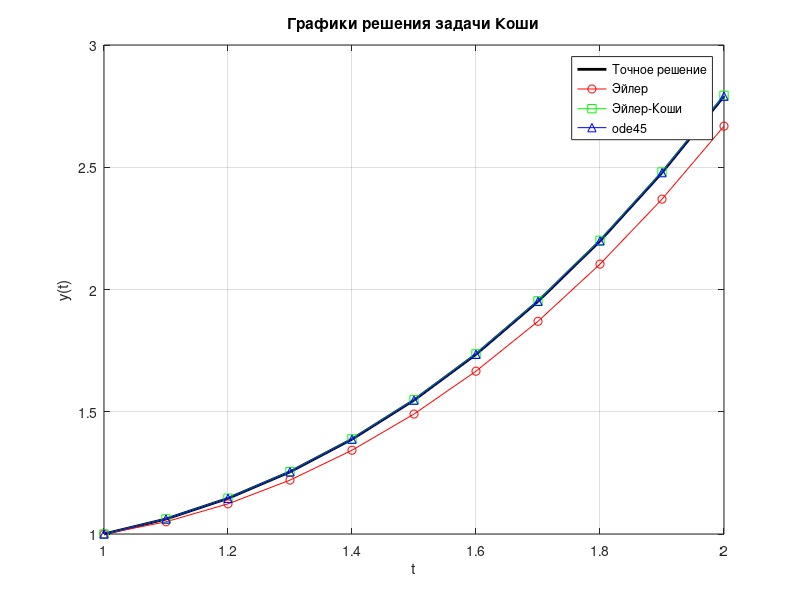

The MATLAB script that drew this image:
% 1
f = @(t, y) -y./(2*t) + t.^2;
y_exact = @(t) (2/7)*t.^3 + (5/7)*t.^(-1/2);

% 2
function [t, y] = euler_explicit(f, t0, y0, tf, h)
    t = t0:h:tf;
    N = length(t);
    y = zeros(1, N);
    y(1) = y0;
    for i = 1:N-1
        y(i+1) = y(i) + h * f(t(i), y(i));
    end
end

% 3
function [t, y] = euler_cauchy(f, t0, y0, tf, h)
    t = t0:h:tf;
    N = length(t);
    y = zeros(1, N);
    y(1) = y0;
    for i = 1:N-1
        y_predict = y(i) + h * f(t(i), y(i));
        y(i+1) = y(i) + h * 0.5 * (f(t(i), y(i)) + f(t(i+1), y_predict));
    end
end

% 4
function [t, y] = use_ode45(f, t0, y0, tf, h)
    tspan = t0:h:tf;
    [t, y] = ode45(f, tspan, y0);
    y = y(:)';
    t = t(:)';
end

% 5
t0 = 1; tf = 2;
h1 = 0.1; h2 = 0.2;
y_0 = 1;

[t_euler1, y_euler1] = euler_explicit(f, t0, y_0, tf, h1);
[t_euler2, y_euler2] = euler_explicit(f, t0, y_0, tf, h2);

[t_eulerc1, y_eulerc1] = euler_cauchy(f, t0, y_0, tf, h1);
[t_eulerc2, y_eulerc2] = euler_cauchy(f, t0, y_0, tf, h2);

[t_rk1, y_rk1] = use_ode45(f, t0, y_0, tf, h1);
[t_rk2, y_rk2] = use_ode45(f, t0, y_0, tf, h2);

y_ex_1 = y_exact(t_euler1);
y_ex_2 = y_exact(t_euler2);
y_ex_ode1 = y_exact(t_rk1);

figure
plot(t_euler1, y_ex_1, 'k-', 'LineWidth', 2), hold on
plot(t_euler1, y_euler1, 'ro-', 'DisplayName', 'Эйлер явный, h=0.1')
plot(t_eulerc1, y_eulerc1, 'gs-', 'DisplayName', 'Эйлер-Коши, h=0.1')
plot(t_rk1, y_rk1, 'b^-', 'DisplayName', 'ode45, h=0.1')
legend('Точное решение', 'Эйлер', 'Эйлер-Коши', 'ode45')
xlabel('t'), ylabel('y(t)'), grid on
title('Графики решения задачи Коши')

% 6
eps_euler  = max(abs(y_ex_1 - y_euler1));
eps_eulerc = max(abs(y_ex_1 - y_eulerc1));
eps_rk     = max(abs(y_ex_ode1 - y_rk1));

p_euler  = 1;
p_eulerc = 2;
p_rk     = 4;

eps_runge_euler  = max(abs(y_euler1(1:2:end)  - y_euler2)  / (2^p_euler  - 1));
eps_runge_eulerc = max(abs(y_eulerc1(1:2:end) - y_eulerc2) / (2^p_eulerc - 1));
eps_runge_rk     = max(abs(y_rk1(1:2:end)     - y_rk2)     / (2^p_rk     - 1));

fprintf('Максимальная погрешность (Эйлер): %e\n', eps_euler);
fprintf('Погрешность по правилу Рунге (Эйлер): %e\n\n', eps_runge_euler);

fprintf('Максимальная погрешность (Эйлер-Коши): %e\n', eps_eulerc);
fprintf('Погрешность по правилу Рунге (Эйлер-Коши): %e\n\n', eps_runge_eulerc);

fprintf('Максимальная погрешность (ode45): %e\n', eps_rk);
fprintf('Погрешность по правилу Рунге (ode45): %e\n\n', eps_runge_rk);
